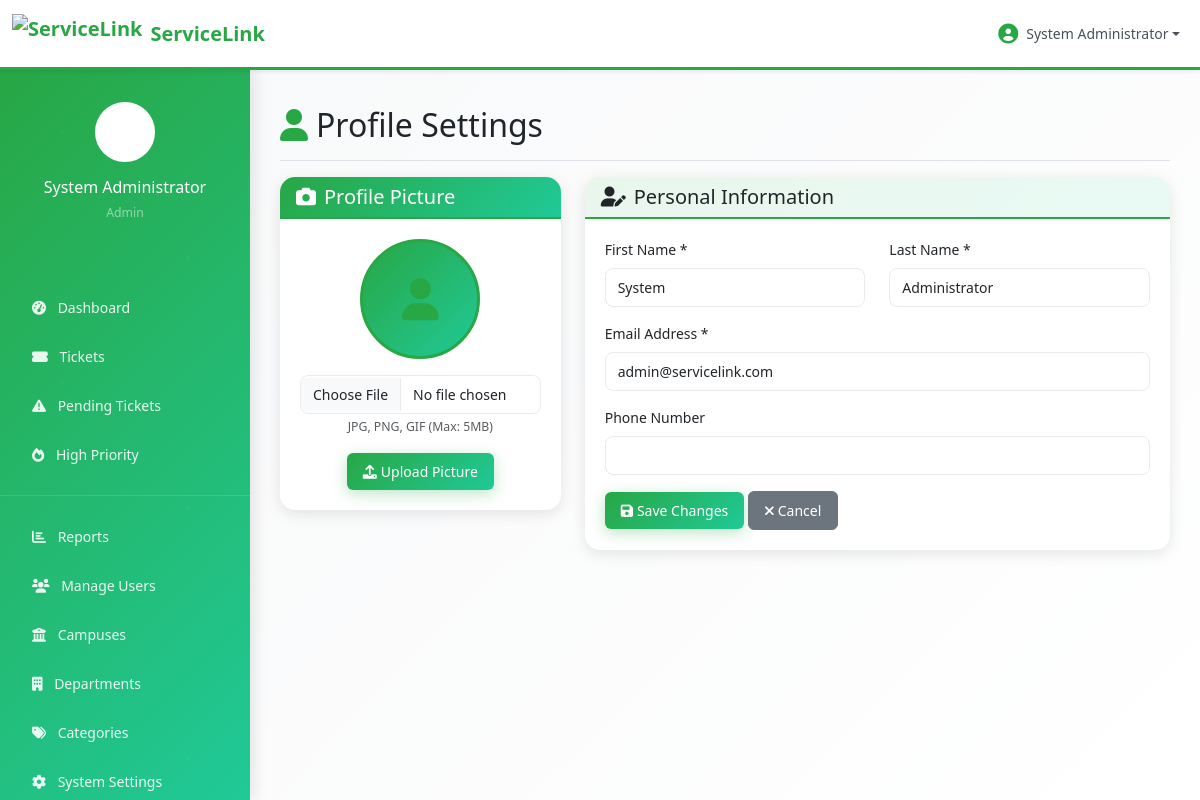
/admin/profile_simple.php (signed in), run on the app's committed database.
### tables this page shows
CREATE TABLE users (
    id INT PRIMARY KEY AUTO_INCREMENT,
    user_number VARCHAR(20) UNIQUE,
    first_name VARCHAR(100) NOT NULL,
    last_name VARCHAR(100) NOT NULL,
    email VARCHAR(255) UNIQUE NOT NULL,
    phone_number VARCHAR(20),
    password_hash VARCHAR(255),
    google_id VARCHAR(255) UNIQUE,
    role ENUM('admin', 'department_admin', 'staff', 'user') DEFAULT 'user',
    department_id INT,
    campus_id INT,
    year_level ENUM('1st Year', '2nd Year', '3rd Year', '4th Year', '5th Year', 'Graduate', 'Faculty', 'Staff') DEFAULT '1st Year',
    profile_picture VARCHAR(255),
    is_active BOOLEAN DEFAULT TRUE,
    email_verified BOOLEAN DEFAULT FALSE,
    created_at TIMESTAMP DEFAULT CURRENT_TIMESTAMP,
    updated_at TIMESTAMP DEFAULT CURRENT_TIMESTAMP ON UPDATE CURRENT_TIMESTAMP,
    INDEX idx_email (email),
    INDEX idx_user_number (user_number),
    INDEX idx_role (role),
    INDEX idx_department (department_id),
    INDEX idx_campus (campus_id)
);

### admin/profile_simple.php (the view, shortened to what this page needs)
<?php
require_once '../config/database.php';
$user_id = $_SESSION['user_id'];
try {
    $stmt = $pdo->prepare("SELECT * FROM users WHERE id = ?");
    $stmt->execute([$user_id]);
    $user_data = $stmt->fetch();
} catch (Exception $e) {
    $error = "Error loading profile: " . $e->getMessage();
}
?>
<!DOCTYPE html>
<html lang="en">
<head>
    <link href="https://cdn.jsdelivr.net/npm/bootstrap@5.3.0/dist/css/bootstrap.min.css" rel="stylesheet">
    <link href="https://cdnjs.cloudflare.com/ajax/libs/font-awesome/6.0.0/css/all.min.css" rel="stylesheet">
    <link href="../assets/css/style.css" rel="stylesheet">
</head>
<body>
    <nav class="navbar navbar-expand-lg navbar-light bg-white shadow-sm">
        <div class="container-fluid">
            <a class="navbar-brand d-flex align-items-center" href="dashboard.php">
                <img src="../assets/images/logo.png" alt="ServiceLink" height="40" class="me-2">
                <span class="fw-bold text-success">ServiceLink</span>
            </a>
            <div class="navbar-nav ms-auto d-none d-md-flex">
                <div class="nav-item dropdown">
                    <a class="nav-link dropdown-toggle d-flex align-items-center text-dark" href="#" id="userDropdown" role="button" data-bs-toggle="dropdown" aria-expanded="false">
                        <i class="fas fa-user-circle me-2 fs-5 text-success"></i>
                        <span><?php echo htmlspecialchars($_SESSION['user_name']); ?></span>
                    </a>
                </div>
            </div>
        </div>
    </nav>
    <div class="container-fluid p-0">
        <?php include '../includes/sidebar.php'; ?>
        <main class="dashboard-content">
            <div class="d-flex justify-content-between flex-wrap flex-md-nowrap align-items-center pt-3 pb-2 mb-3 border-bottom">
                <h1 class="h2"><i class="fas fa-user text-success me-2"></i>Profile Settings</h1>
            </div>
            <div class="row">
                <div class="col-md-4 mb-4">
                    <div class="card border-success">
                        <div class="card-header bg-success text-white">
                            <h5 class="mb-0"><i class="fas fa-camera me-2"></i>Profile Picture</h5>
                        </div>
                        <div class="card-body text-center">
                            <div class="mb-3">
                                <?php if ($user_data && $user_data['profile_picture']): ?>
                                    <img src="../<?php echo htmlspecialchars($user_data['profile_picture']); ?>"
                                         alt="Profile Picture" class="rounded-circle border border-3 border-success"
                                         style="width: 120px; height: 120px; object-fit: cover;">
                                <?php else: ?>
                                    <div class="bg-success bg-opacity-10 rounded-circle d-inline-flex align-items-center justify-content-center border border-3 border-success"
                                         style="width: 120px; height: 120px;">
                                        <i class="fas fa-user fa-3x text-success"></i>
                                    </div>
                                <?php endif; ?>
                            </div>
                            <form method="POST" enctype="multipart/form-data">
                                <div class="mb-3">
                                    <input type="file" class="form-control" name="profile_picture" accept="image/*" required>
                                    <div class="form-text">JPG, PNG, GIF (Max: 5MB)</div>
                                </div>
                                <button type="submit" class="btn btn-success">
                                    <i class="fas fa-upload me-1"></i>Upload Picture
                                </button>
                            </form>
                        </div>
                    </div>
                </div>
                <div class="col-md-8">
                    <div class="card">
                        <div class="card-header">
                            <h5 class="mb-0"><i class="fas fa-user-edit me-2"></i>Personal Information</h5>
                        </div>
                        <div class="card-body">
                            <form method="POST">
                                <div class="row">
                                    <div class="col-md-6">
                                        <div class="mb-3">
                                            <label for="first_name" class="form-label">First Name *</label>
                                            <input type="text" class="form-control" id="first_name" name="first_name"
                                                   value="<?php echo htmlspecialchars($user_data['first_name'] ?? ''); ?>" required>
                                        </div>
                                    </div>
                                    <div class="col-md-6">
                                        <div class="mb-3">
                                            <label for="last_name" class="form-label">Last Name *</label>
                                            <input type="text" class="form-control" id="last_name" name="last_name"
                                                   value="<?php echo htmlspecialchars($user_data['last_name'] ?? ''); ?>" required>
                                        </div>
                                    </div>
                                </div>
                                <div class="mb-3">
                                    <label for="email" class="form-label">Email Address *</label>
                                    <input type="email" class="form-control" id="email" name="email"
                                           value="<?php echo htmlspecialchars($user_data['email'] ?? ''); ?>" required>
                                </div>
                                <div class="mb-3">
                                    <label for="phone" class="form-label">Phone Number</label>
                                    <input type="tel" class="form-control" id="phone" name="phone"
                                           value="<?php echo htmlspecialchars($user_data['phone_number'] ?? ''); ?>">
                                </div>
                                <button type="submit" class="btn btn-success">
                                    <i class="fas fa-save me-1"></i>Save Changes
                                </button>
                                <a href="dashboard.php" class="btn btn-secondary">
                                    <i class="fas fa-times me-1"></i>Cancel
                                </a>
                            </form>
                        </div>
                    </div>
                </div>
            </div>
        </main>
    </div>
</body>
</html>

### assets/css/style.css (style rules this page uses)
:root { --primary-green: #28a745; --primary-green-dark: #1e7e34; --primary-green-light: #34ce57; --secondary-green: #20c997; --light-green: #d4edda; --dark-green: #155724; --success-gradient: linear-gradient(135deg, #28a745 0%, #20c997 100%); --success-gradient-hover: linear-gradient(135deg, #1e7e34 0%, #17a2b8 100%); }
body { font-family: 'Segoe UI', Tahoma, Geneva, Verdana, sans-serif; line-height: 1.5; background-color: #f8f9fa; font-size: 14px; }
.navbar { background: white !important; box-shadow: 0 2px 4px rgba(0,0,0,0.1); border-bottom: 3px solid var(--primary-green); position: fixed !important; top: 0; left: 0; right: 0; z-index: 1050; height: 70px; }
.navbar-brand { font-weight: 700; color: var(--primary-green) !important; transition: all 0.3s ease; }
.navbar-nav .nav-link { font-weight: 500; transition: color 0.3s ease; color: #495057 !important; }
.card { transition: all 0.3s ease; border: none; box-shadow: 0 4px 15px rgba(0,0,0,0.1); border-radius: 15px; overflow: hidden; }
.card-header { background: linear-gradient(135deg, rgba(40, 167, 69, 0.1) 0%, rgba(32, 201, 151, 0.1) 100%); border-bottom: 2px solid var(--primary-green); }
.btn { border-radius: 6px; font-weight: 500; padding: 8px 16px; transition: all 0.3s ease; position: relative; overflow: hidden; font-size: 14px; }
.btn::before { content: ''; position: absolute; top: 0; left: -100%; width: 100%; height: 100%; background: linear-gradient(90deg, transparent, rgba(255,255,255,0.2), transparent); transition: left 0.5s; }
.btn-success { background: var(--success-gradient); border: none; box-shadow: 0 4px 15px rgba(40, 167, 69, 0.3); }
.form-control { border-radius: 8px; border: 1px solid #e9ecef; padding: 8px 12px; transition: all 0.3s ease; font-size: 14px; }
.dashboard-content { background: linear-gradient(135deg, #f8f9fa 0%, #ffffff 100%); min-height: 100vh; }
@media (min-width: 769px) { .navbar-nav { display: flex !important; } }
@media (min-width: 769px) { .dashboard-content { margin-left: 250px; padding-top: 90px; padding-left: 30px; padding-right: 30px; padding-bottom: 30px; } }
.card-body { padding: 1.25rem; }
.bg-success { background: var(--success-gradient) !important; }
.text-success { color: var(--primary-green) !important; }
.border-success { border-color: var(--primary-green) !important; }

### includes/sidebar.php (style rules this page uses)
@media (min-width: 769px) { .dashboard-content { margin-left: 250px !important; padding-top: 90px !important; padding-left: 30px !important; padding-right: 30px !important; padding-bottom: 30px !important; } }

### data on the page
users: first_name "System", last_name "Administrator", email "admin@servicelink.com"

### other printed values
$_SESSION['user_name'] "System Administrator"
str_replace('_', ' ', $_SESSION['user_role']) "Admin"
